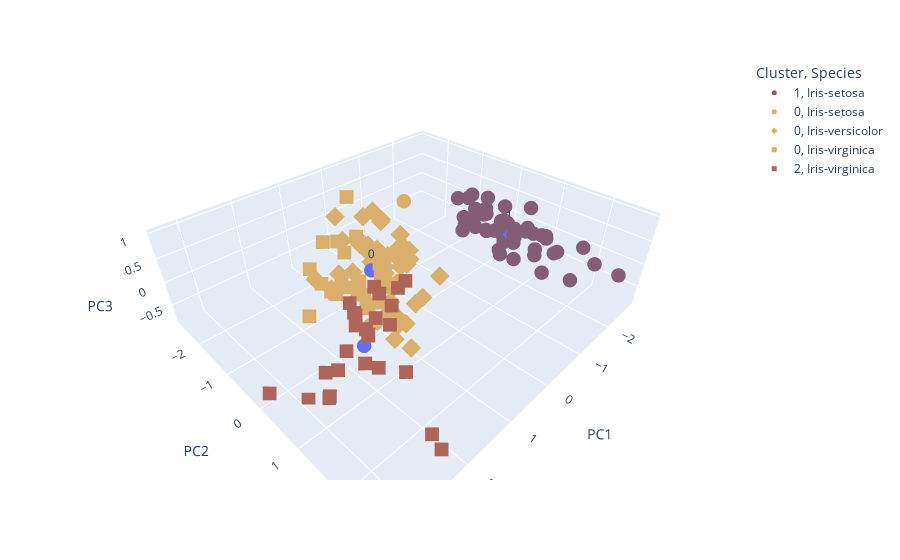

Notebook code for this chart:
### Code cell
# scatter plot (displaying all 3 principal components)
ward_pca = pca_df.copy()
ward_pca['Species'] = data['Species']
ward_pca['Cluster'] = ward_labels_pca
ward_pca['Cluster'] = ward_pca['Cluster'].astype('category')

fig = px.scatter_3d(
    ward_pca,
    x='PC1',
    y='PC2',
    z='PC3',
    color='Cluster',
    color_discrete_sequence=px.colors.qualitative.Antique,
    symbol= 'Species'
)
fig.add_trace(px.scatter_3d(ward_centroids_pca,x='PC1',y='PC2',z='PC3',text=ward_centroids_pca.index).data[0])
fig.update_traces(marker_size=5)
fig.show()
